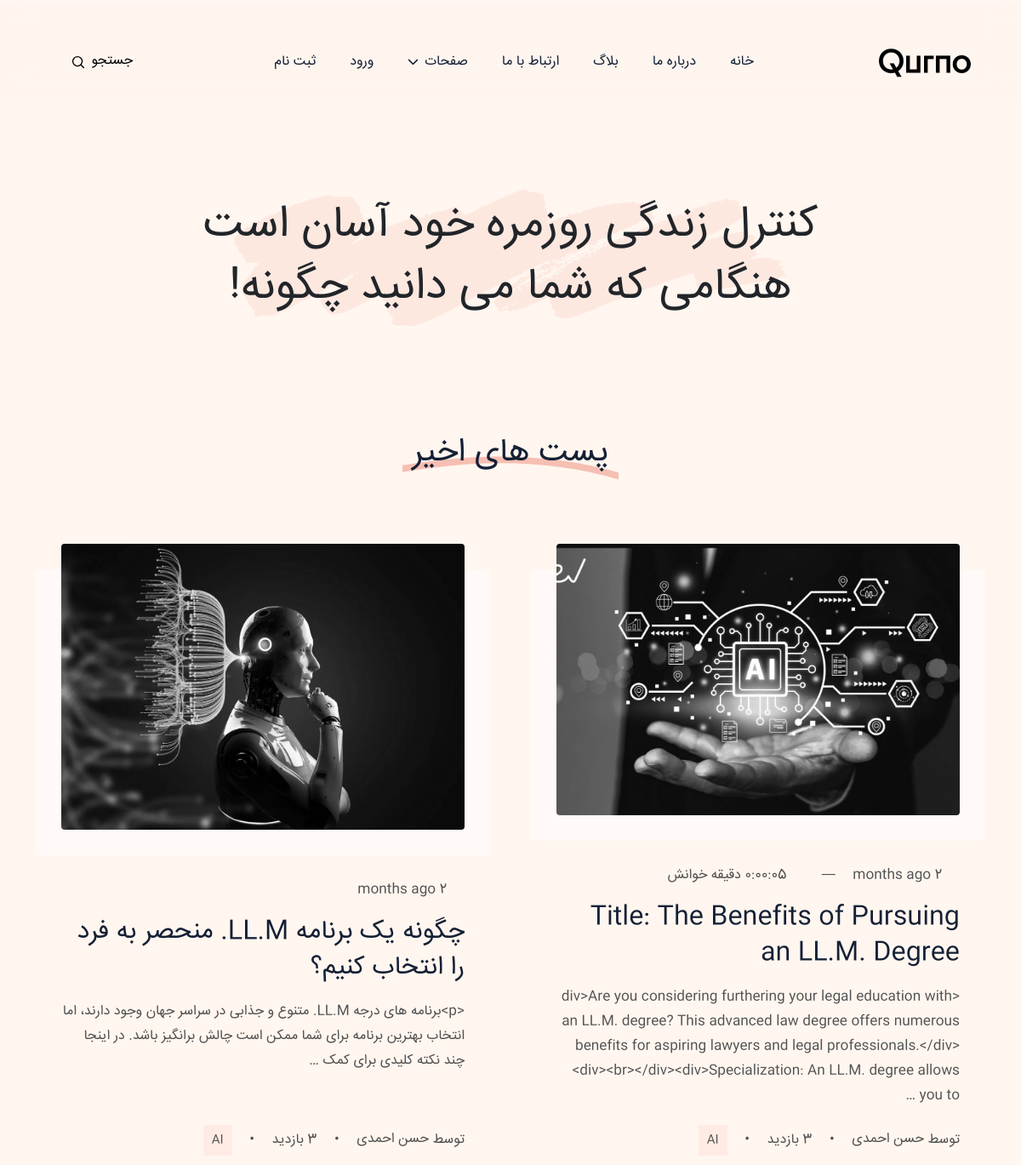
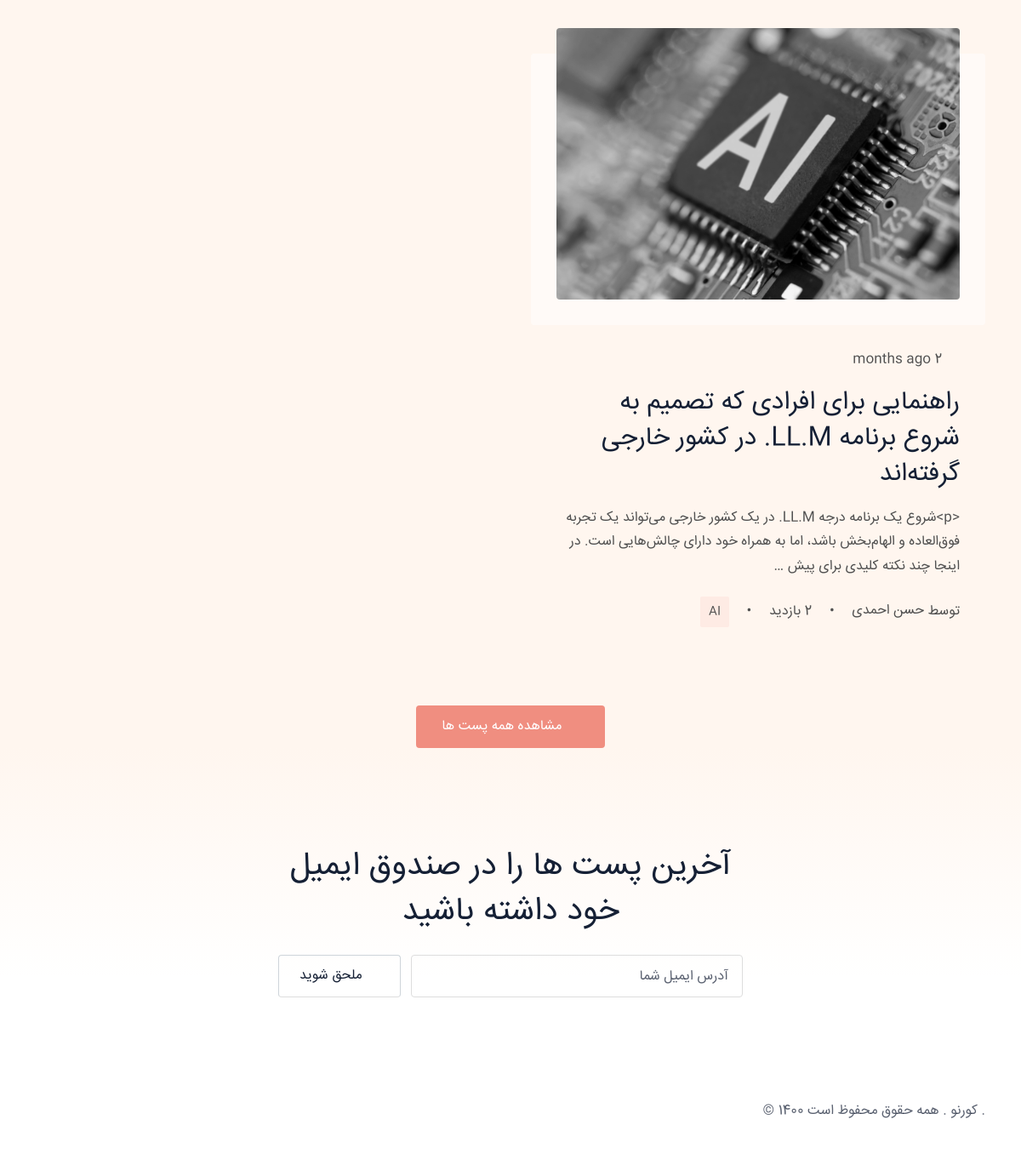
The page / on the database its author committed (2 pictures, top to bottom).
### blog/models.py (models this page shows, shortened)
class Post(models.Model):
    image = models.ImageField(upload_to="blog/", default="blog/default.jpg")
    title = models.CharField(max_length=255)
    content = models.TextField()
    tags = TaggableManager()
    category = models.ManyToManyField(Category)
    author = models.ForeignKey(User, on_delete=models.SET_NULL, null=True)
    counted_view = models.IntegerField(default=0)
    login_required = models.BooleanField(default=False)
    is_published = models.BooleanField(default=False)
    created_at = models.DateTimeField(auto_now_add=True)
    updated_at = models.DateTimeField(auto_now=True)
    published_date = models.DateTimeField(null=True, blank=True)
    read_duration_minutes = models.DurationField(null=True, blank=True)
    class Meta:
        ordering = ["-created_at"]

class Category(models.Model):
    name = models.CharField(max_length=255)
    def __str__(self):
        return str(self.name)

### website/views.py (the view)
# urls.py: path("", index_view, name="index"),
def index_view(request):
    posts = Post.objects.filter(
        published_date__lte=timezone.now(), is_published=True
    ).order_by("-counted_view")[:4]
    context = {"posts": posts}
    return render(request, "website/index.html", context)

### blog/templatetags/blog_tags.py (called while the page is built)
@register.inclusion_tag("blog/parts/search-cat.html")
def search_by_categories():
    posts = Post.objects.filter(is_published=True)
    categories = Category.objects.all()
    counted_categories = []
    for cat in categories:
        count = posts.filter(category=cat).count()
        if count:
            counted_categories.append(cat)
    return {"categories": counted_categories}

@register.inclusion_tag("blog/parts/popular-posts.html")
def latest_posts(count=3):
    latest_posts = Post.objects.filter(is_published=True, published_date__lte=timezone.now()).order_by("published_date")[:count]
    return {"latest_posts": latest_posts}

### templates/website/index.html (shortened to what this page needs)
{% extends 'base.html' %}
{% load static %}
{% load blog_tags %}
{% block content %}
  <section class="section banner overflow-hidden">
    <div class="container">
      <div class="row">
        <div class="col-lg-9 col-md-11 mx-auto text-center position-relative">
          <h1 class="text-dark mb-0">کنترل زندگی روزمره خود آسان است هنگامی که شما می دانید چگونه!</h1>
        </div>
      </div>
    </div>
  </section>
    {% latest_posts 6 %}
{% endblock %}

### templates/blog/parts/popular-posts.html
{% load humanize %}
{% load static %}
  <section>
    <div class="container">
      <div class="row">
        <div class="col-12 text-center">
          <h2 class="section-title"><span>پست های اخیر</span></h2>
        </div>
      </div>
      <div class="row gy-5 gx-4 g-xl-5">
        {% for post in latest_posts %}
            <div class="col-lg-6">
                <article class="card post-card h-100 border-0 bg-transparent">
            <div class="card-body">
            <a class="d-block" href="{% url 'blog:single' pid=post.id %}" title={{ post.title }}>
            <div class="post-image position-relative">
            <img class="w-100 h-auto rounded" src={{ post.image.url }} alt={{ post.title }} width="970" height="auto" />
            </div>
        </a>
        <ul class="card-meta list-inline mb-3">
            <li class="list-inline-item mt-2">
            <i class="ti ti-calendar-event"></i>
            <span>{{ post.published_date | naturaltime }}</span>
            </li>
            {% if post.read_duration_minutes %}
            <li class="list-inline-item mt-2">—</li>
            <li class="list-inline-item mt-2">
                <i class="ti ti-clock"></i>
                <span>{{ post.read_duration_minutes }} دقیقه خوانش</span>
            </li>
            {% endif %}
        </ul>
        <a class="d-block" href="{% url 'blog:single' pid=post.id %}" title={{ post.title }}><h3 class="mb-3 post-title">{{ post.title }}</h3></a>
        <p>{{ post.content | truncatewords:30 | linebreaks | safe }}</p>
        </div>
        <div class="card-footer border-top-0 bg-transparent p-0">
        <ul class="card-meta list-inline">
            <li class="list-inline-item mt-2">
            <a href="{% url 'blog:author' author_username=post.author.username %}" class="card-meta-author" title="خواندن پست نوشته شده توسط - {{ post.author }}">
                    توسط
                    <span>{{ post.author.get_full_name }}</span>
            </a>
            </li>
            <li class="list-inline-item mt-2">•</li>
            <li class="list-inline-item mt-2"> {{ post.counted_view }} بازدید</li>
            <li class="list-inline-item mt-2">•</li>
            <li class="list-inline-item mt-2">
            <ul class="card-meta-tag list-inline">
                {% for category in post.category.all %}
                <li class="list-inline-item small"><a href="{% url 'blog:category' cat_name=category.name %}">{{ category.name }}</a></li>
                {% endfor %}
            </ul>
            </li>
        </ul>
        </div>
        </article>
    </div>
    {% endfor %}
        <div class="col-12 text-center">
          <a class="btn btn-primary mt-5" href="{% url 'blog:index' %}" aria-label="View all posts">
            <i class="ti ti-new-section ms-2"></i>مشاهده همه پست ها
          </a>
        </div>
      </div>
    </div>
  </section>

### statics/assets/css/style.css (style rules this page uses)
.h1, h1 { font-size: 64px }
@media (max-width:1399px) { .h1, h1 { font-size: 52px } }
.h2, h2 { font-size: 38px }
.h3, h3 { font-size: 30px }
.h1, .h2, .h3, .h4, .h5, .h6, h1, h2, h3, h4, h5, h6 { line-height: 1.4; font-family: iransans, serif; color: #152035 }
a { color: #000; transition: all .3s; text-decoration: none }
li, ul { padding: 0; margin: 0; list-style-position: inside }
body { color: #505050; background-color: #fff6ef; font-family: iransans, sans-serif; font-size: 16px; line-height: 1.65; direction: rtl; text-align: right; }
p { line-height: 1.8 }
.section { padding: 120px 0 }
.section-title { position: relative; margin-bottom: 80px }
.section-title span { background-size: 260px; background-repeat: no-repeat; background-position: bottom; padding: 0 12px }
.btn { padding: 11px 28px; color: #fff; border: 0; transition: .2s ease-out; position: relative; z-index: 1; overflow: hidden }
.btn.btn-primary { background-color: #f08e80 !important; border: 2px solid #f08e80 }
.btn i { transform: translateY(1px); display: inline-block }
.btn, .card-meta .card-meta-author img, .card.post-card .post-image::before, .content blockquote, .content img, .content pre, .disqus-comment .block, .form-control, .newsletter-block .input-group-text, .post-meta-tag a, .rounded, .search-results::-webkit-scrollbar-thumb, .search-results::-webkit-scrollbar-track, .search-toggle, .social-share li, footer .icon-box a, header .dropdown-item, header .nav-item .nav-link { border-radius: 4px !important }
.text-primary { color: #f08e80 !important }
.text-dark { color: #152035 }
.banner { padding-bottom: 130px }
.banner .wave { position: absolute; top: 50%; left: 50%; transform: translate(-50%, -50%); z-index: -1; opacity: .13 }
.card.post-card { padding: 0 30px }
.card.post-card .card-body { padding: 0 }
.card.post-card .post-image { z-index: 1; margin-bottom: 50px }
.card.post-card .post-image img { transition: .3s; filter: grayscale(1) }
.card.post-card .post-image::before { content: ""; position: absolute; bottom: -30px; left: -30px; width: calc(100% + 60px); height: 100%; background-color: rgba(255, 255, 255, .5); z-index: -1; pointer-events: none; transition: .3s }
.post-title { color: #152035; transition: .3s }
.card-meta>li { vertical-align: middle; display: inline-flex; }
.card-meta>li i { font-size: 20px; vertical-align: bottom; margin: 0 0px 0 5px; }
.card-meta a { color: #505050 }
.card-meta .list-inline-item:not(:last-child) { margin-left: 1rem; flex-direction: row; display: inline-flex; }
.card-meta .card-meta-author { display: inline-block }
.card-meta .card-meta-author span { transition: .2s }
.card-meta .card-meta-author span { vertical-align: middle }
.card-meta .card-meta-tag a { background-color: rgba(240, 142, 128, .1); color: #505050; padding: 6px 10px; border-radius: 2px; transition: .15s }

### rows shown on the page
Post: image (picture), published_date "2 months ago", read_duration_minutes "0:00:05", title "Title: The Benefits of Pursuing an LL.M. Degree", content "<div>Are you considering furthering your legal education with an LL.M. degree? This advanced law degree offers numerous benefits for aspiring lawyers and legal professionals.</div><div><br></div><div>Specialization: An LL.M. degree allows you to …", author.get_full_name "حسن احمدی", counted_view "3"
Category: name "AI"
Post: image (picture), published_date "2 months ago", title "چگونه یک برنامه LL.M. منحصر به فرد را انتخاب کنیم؟", content "<p>برنامه های درجه LL.M. متنوع و جذابی در سراسر جهان وجود دارند، اما انتخاب بهترین برنامه برای شما ممکن است چالش برانگیز باشد. در اینجا چند نکته کلیدی برای کمک …", author.get_full_name "حسن احمدی", counted_view "3"
Post: image (picture), published_date "2 months ago", title "راهنمایی برای افرادی که تصمیم به شروع برنامه LL.M. در کشور خارجی گرفته‌اند", content "<p>شروع یک برنامه درجه LL.M. در یک کشور خارجی می‌تواند یک تجربه فوق‌العاده و الهام‌بخش باشد، اما به همراه خود دارای چالش‌هایی است. در اینجا چند نکته کلیدی برای پیش …", author.get_full_name "حسن احمدی"
